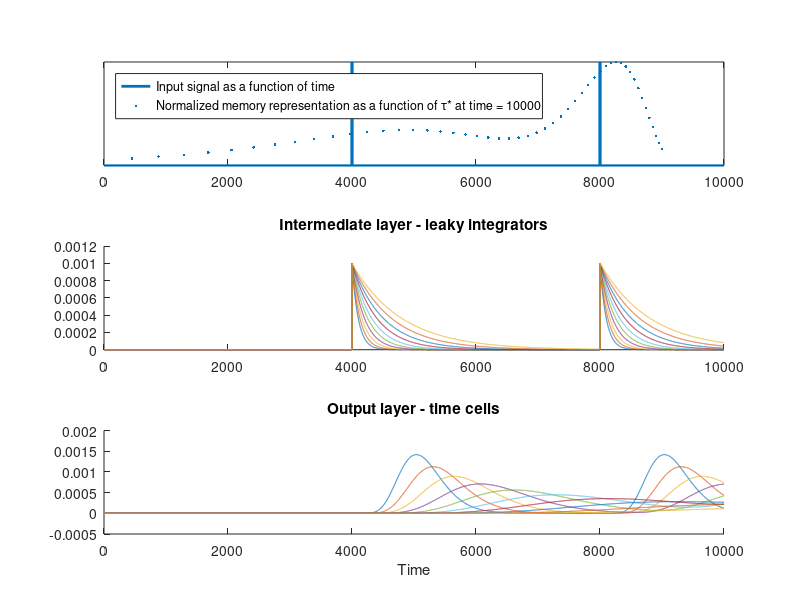

Write MATLAB code to recreate this figure.
% Toy example of scale-invariat, log-compressed memory representation
%
% The implementation follows from equations in Shankar & Howard, Neural
% Cputaiton 2012 and Shankar & Howard Journal of Machine Learning Research,
% 2013. Equations in the text reffer to the 2012 paper.
%
% Zoran Tiganj (zoran.tiganj@gmail.com) on May 22 2015  


%% Initialize parameters and alocate space

buff_len = 50; % number of output cells ("time cells") - T
k = 10; % order of the spatial derivative between intermediate and output layer
    %(higher value results in more narrow firing fields of time cells) 
N = buff_len+2*k; % number of cells in the intermediate layer (leaky integrators) - t
    % k edges will be ignored becase the spatial derivative will be
    % incomplete
Taustar_min = 1; % peak time of the first time cell
Taustar_max = 10; % peak time of the last time cell

% Create power-law growing Taustarlist (peak times of time cells) and
% corresponding s 
alpha = (Taustar_max/Taustar_min)^(1/buff_len)-1;
Taustarlist = Taustar_min*(1+alpha).^(-(k):(buff_len+(k)-1));
s = k./Taustarlist; % eq 2.3


% Create DerivMatrix that will be used to computed a spatial derivateve of t to
% compute T
DerivMatrix = zeros(N,N);
 for i = 2:N-1
   DerivMatrix(i,i-1) = -(s(i+1)-s(i))/(s(i)-s(i-1))/(s(i+1)-s(i-1));
   DerivMatrix(i,i) = ((s(i+1)-s(i))/(s(i)- s(i-1))-(s(i)-s(i-1))/(s(i+1)-s(i)))/(s(i+1)-s(i-1));
   DerivMatrix(i,i+1) = (s(i)-s(i-1))/(s(i+1)-s(i))/(s(i+1)-s(i-1));
 end
  
% Create time vector (tau) with length tau_len and resolution dtau
tau_len = 10000; dtau = 0.001; tau = 0:dtau:tau_len*dtau-dtau;

% create input signal f of length N; in this example it constaints two "delta" pulses 
f = zeros(1,tau_len); f(4000) = 1; f(8000) = 1;

% Alocate space for t and T
t = zeros(N,tau_len);
T = zeros(N,tau_len);


%% Run the main loop 
% Storing t and T for every tau_index is done only for plotting purpose,
% both t and T are time local (t is computed using only its single previous value
% - we're taking first order time-derivative and T is computed as a linear
% combination of time-local values of t)
tic
for tau_index = 2:tau_len
    t(:,tau_index) = t(:,tau_index-1)+((-s'.*t(:,tau_index-1)+f(tau_index))*dtau); % eq 2.1
    t_diff = DerivMatrix^k*t(:,tau_index);
    T(:,tau_index) = (-1)^k*s.^(k+1)'.*t_diff/factorial(k)'; % eq 2.3
end
toc



%% Plot the results

figure

subplot(3,1,1)
plot(f,'LineWidth',2);
hold on
scatter(10000-Taustarlist(k+1:end-k)*1000,T(k+1:end-k,end)/max(T(k+1:end-k,end)),'Marker','.');
legend('Input signal as a function of time',...
    'Normalized memory representation as a function of \tau* at time = 10000',...
    'Location', 'northwest')
set(gca,'YTickLabel',{})
set(gca,'YTick',[])

% Notice that the reconstruction peaks at k/(k+1) of the input peak

for i=1:5:buff_len % plot every 5th to make the figure look clean
    subplot(3,1,2)
    hold on, plot(t(i+k,:)) 
    title('Intermediate layer - leaky integrators')

    subplot(3,1,3)
    hold on, plot(T(i+k,:)) % T only makes sense between k+1 and end-k, 
        % since we're taking k-th spatial derivative, edges can not be
        % properly computed
    title('Output layer - time cells')
end

xlabel('Time')

set(gcf,'color','w')

% safe the figure
%export_fig('small_and_big_t_tutorial.pdf')
%saveas(gcf,'small_and_big_t_tutorial.fig')
